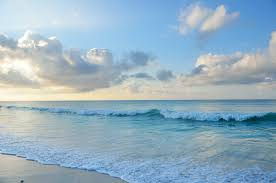
#> input picture shutterstock_301585967.jpg, 276 x 183 px
$ jupyter execute --allow-errors 1.3.ipynb
#> lines starting #> are read from the running program, lines starting #| are printed output that depends on the picture; after the words box and inside, x2 and y2 are one past the last pixel; in counts of white or black regions, pixels touching at a corner belong together
# 1.3 Core Operations

[cell 1]
import cv2

[cell 2]
import numpy as np

[cell 3]
img = cv2.imread('shutterstock_301585967.jpg')
#> img is the input picture: shape (183, 276, 3); mean B, G, R 193.1, 176.7, 149.9

[cell 4]
px = img[100,100]
#> px = [173, 176, 167]

[cell 5]
print(px)
#| [173 176 167]

[cell 6]
blue = img[100,100,0]
#> blue = 173

[cell 7]
print(blue)
#| 173

[cell 8]
img[100,100] = [255,255,255]
#> img: shape (183, 276, 3); under 0.01% of pixels changed, all inside (x1, y1, x2, y2) = (100, 100, 101, 101)

[cell 9]
print(img[100,100])
#| [255 255 255]

[cell 10]
img.item(10,10,2)
#> Out = 207

[cell 11]
img.itemset((10,10,2),100)
#> img: shape (183, 276, 3); mean B, G, R 193.1, 176.7, 149.9
img.item(10,10,2)
#> Out = 100

[cell 12]
print(img.shape)
#| (183, 276, 3)

[cell 13]
print(img.size)
#| 151524

[cell 14]
print(img.dtype)
#| uint8

[cell 15]
ball = img[103:183,176:276]
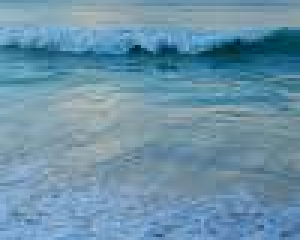
#> ball: shape (80, 100, 3) (shown 3 times larger); mean B, G, R 168.3, 145.9, 106.7
print(ball.shape)
#| (80, 100, 3)

[cell 16]
img[0:80,0:100] = ball
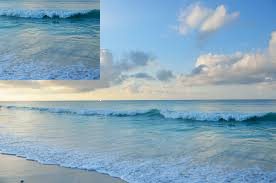
#> img: shape (183, 276, 3); mean B, G, R 185.4, 166.8, 136.4
